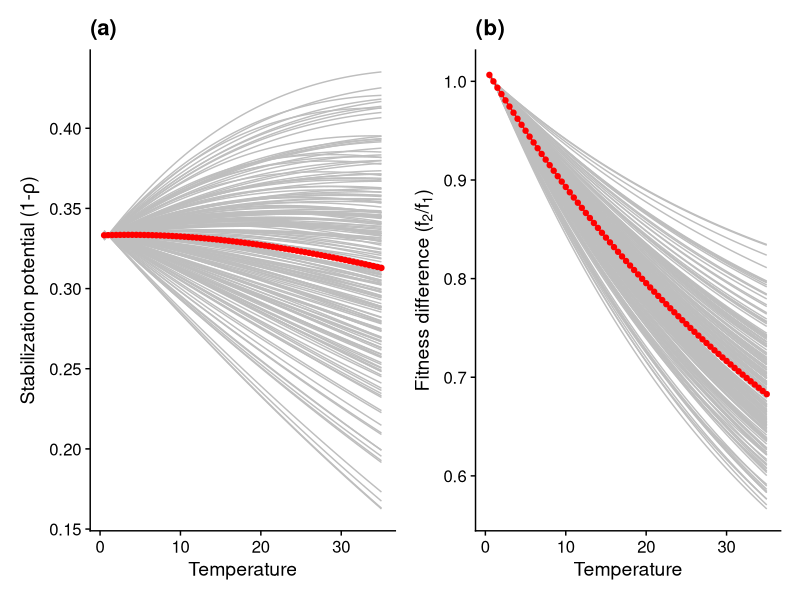
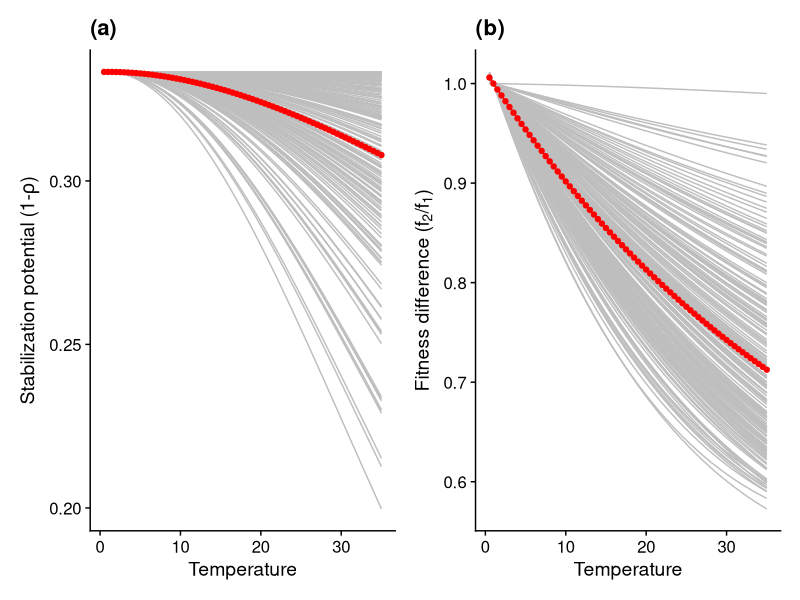
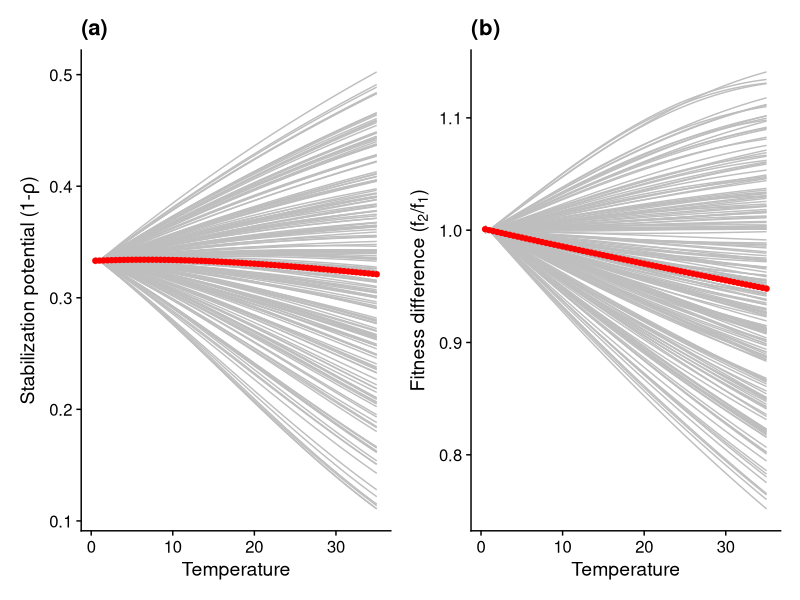
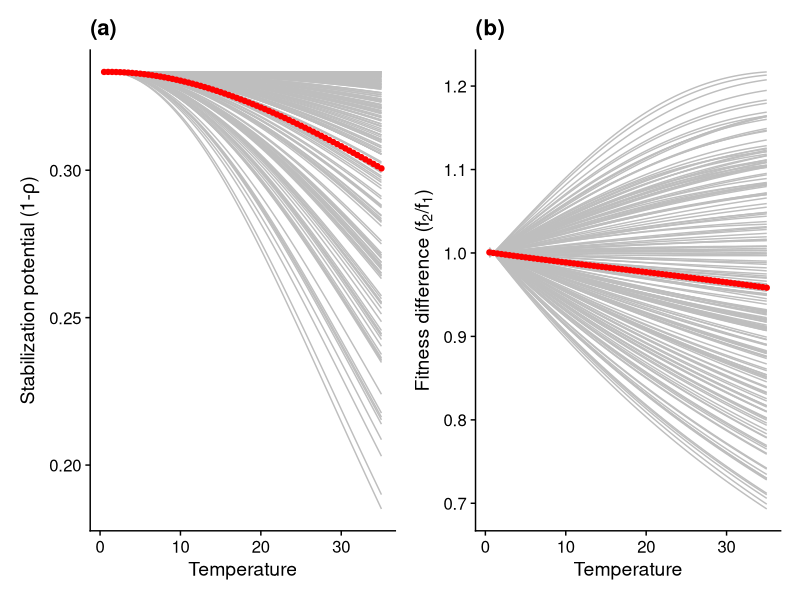
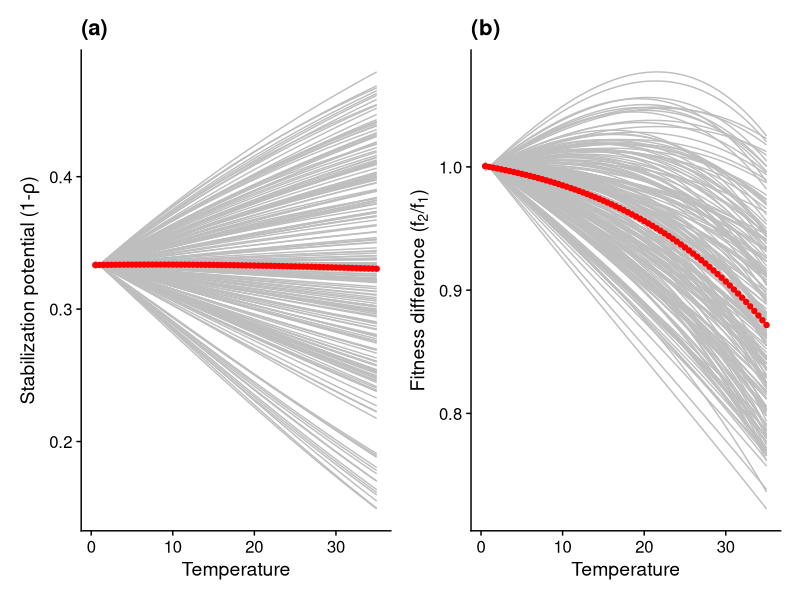
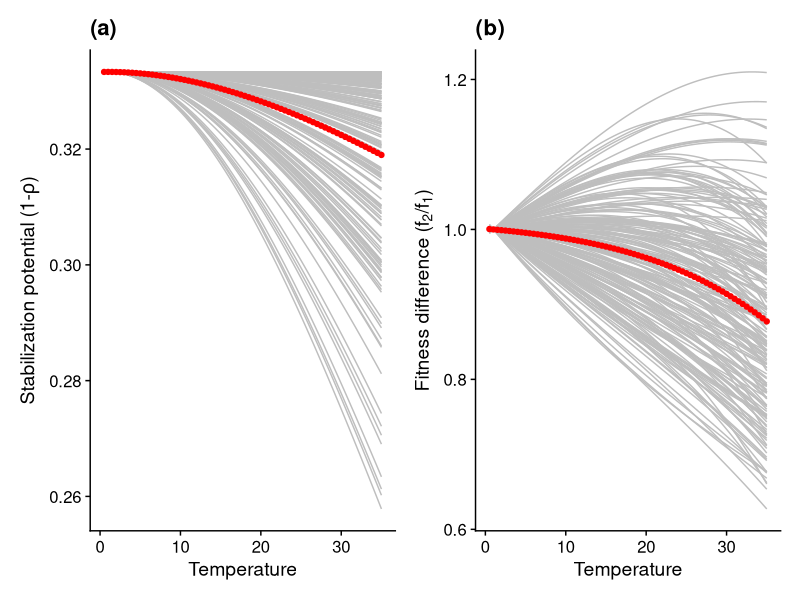
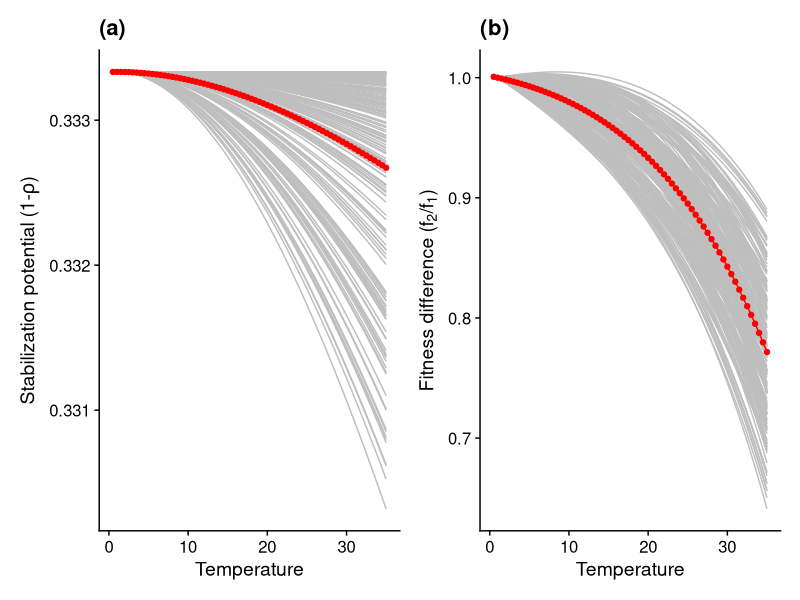
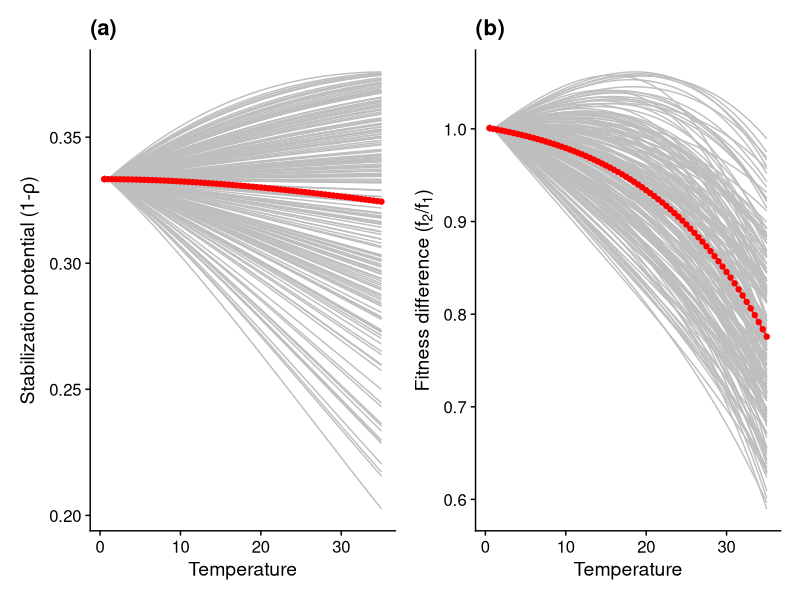

R code for these plots, in order:
### PJK Apr 30 2020
library(tidyverse)
library(cowplot)
library(patchwork)
theme_set(theme_cowplot())



### Arrhenius function to model the temperature dependence
arrhenius_function <- function(Temp, E, b1, ref_temp = 1) {
  k <- 8.62e-05 #Boltzmann's constant
  E <- E # 0.6 # activation energy (eV)
  T <- Temp+273.15 #range of temp in K
  Tc <- ref_temp+273.15 #reference temperature
  
  metabolism<-(b1*exp(1)^(E*(1/(k*Tc)-1/(k*T))))
  return(metabolism)
}


### JB modifying to have two consumer species, 1 and 2, and two resource species, N and P
### Function to calculate MCT components under different temperatures
temp_dependences_MacArthur <- function(T = 25, ref_temp2 = 1,
                                       r_EaN = 0.5, r_EaP = 0.5, 
                                       c_Ea1N = 0.8, c_Ea1P = 0.8, 
                                       c_Ea2N = 0.8, c_Ea2P = 0.8, 
                                       K_EaN = -0.3, K_EaP = -0.3, 
                                       v_EaN = 0.0, v_EaP = 0.0, 
                                       m_Ea1 = 0.6, m_Ea2 = 0.6,
									   C1N_b = 0.2, c2P_b = 0.2,
									   c1P_b = 0.4, c2N_b = 0.4
									   ){
  
  # resource growth rates
  rN = arrhenius_function(Temp = T, E = r_EaN, b1 = 0.05) 
  rP = arrhenius_function(Temp = T, E = r_EaP, b1 = 0.05) 
  
  # resource carrying capacity
  KN = arrhenius_function(Temp = T, E = K_EaN, b1 = 2) 
  KP = arrhenius_function(Temp = T, E = K_EaP, b1 = 2) 
  
  # cij = per capita consumption of comsumer i on resource j
  c1N = arrhenius_function(Temp = T, E = c_Ea1N, b1 = C1N_b)
  c1P = arrhenius_function(Temp = T, E = c_Ea1P, b1 = c1P_b) ## species 1 consumes more P than N
  c2N = arrhenius_function(Temp = T, E = c_Ea2N, b1 = c2N_b) ## species 2 consumes more N than P
  c2P = arrhenius_function(Temp = T, E = c_Ea2P, b1 = c2P_b) 
  
  # vij = conversion factor that converts resource j into biomass of consumer i
  v1N = arrhenius_function(Temp = T, E = v_EaN, b1 = 0.2)
  v2N = arrhenius_function(Temp = T, E = v_EaN, b1 = 0.4) ## species 2 converts N more efficiently 
  v1P = arrhenius_function(Temp = T, E = v_EaP, b1 = 0.4) ## species 1 converts P more efficiently 
  v2P = arrhenius_function(Temp = T, E = v_EaP, b1 = 0.2)
  
  # mortality rates
  m1 = arrhenius_function(Temp = T, E = m_Ea1, b1 = 0.01)
  m2 = arrhenius_function(Temp = T, E = m_Ea2, b1 = 0.01)
  
  # Absolute competition coefficients
  beta11 = v1N * c1N * (KN/rN) * c1N + v1P * c1P * (KP/rP) * c1P ### intra
  beta12 = v1N * c1N * (KN/rN) * c2N + v1P * c1P * (KP/rP) * c2P ### inter
  beta22 = v2N * c2N * (KN/rN) * c2N + v2P * c2P * (KP/rP) * c2P ### intra
  beta21 = v2N * c2N * (KN/rN) * c1N + v2P * c2P * (KP/rP) * c1P ### inter
  
  
  g1 = v1N * c1N * KN + v1P * c1P * KP - m1 ### growth rate of the consumer 1
  g2 = v2N * c2N * KN + v2P * c2P * KP - m2 ### growth rate of consumer 2
  
  # Relative competition coefficients 
  a11 = beta11 / g1
  a21 = beta21 / g2
  a22 = beta22 / g2
  a12 = beta12 / g1
  
  # MCT components
  rho <- sqrt((a12*a21)/(a11*a22)) #niche overlap
  stabil_potential <- 1 - rho #stabilizing potential
  fit_ratio <- sqrt((a11*a12)/(a22*a21))  #fitness ratio
  coexist <- rho < fit_ratio &  fit_ratio < 1/rho
  
  # report results
  data.frame(T = T, 
             a11 = a11, a12 = a12, a22 = a22, a21 = a21, g1 = g1, g2 = g2,
             stabil_potential = stabil_potential, fit_ratio = fit_ratio, rho = rho, coexist = coexist, 
             m1 = m1, m2 = m2, rN = rN, rP = rP, KN = KN, KP = KP,
             c1N = c1N,  c1P = c1P,  c2N = c2N, c2P = c2P)
}



### Function to plot: parameter values, consumption vector slopes, ND & FD
plot_MacArthur <- function(Data.parameter, Data.temperature){
  
  # panel a: parameter value ~ temperature | species
  panel.a = 
    ggplot(Data.parameter, 
           aes(x = T, y = value, col = parameter)) +
    geom_point() +
    xlab("Temperature") +
    ylab(label = "Parameter value") + 
    ggtitle("(a)") +
    theme(legend.position = "bottom")
  
  # panel b: consumption vector slope ~ temperature | species
  Temp = data.frame(T = Data.temperature$T, 
                    slope1 = Data.temperature$c1P / Data.temperature$c1N, 
                    slope2 = Data.temperature$c2P / Data.temperature$c2N)
  Temp = Temp %>% gather(value=value, key=parameter, -T)
  panel.b = 
    ggplot(Temp, 
           aes(x = T, y = value, col = parameter)) +
    geom_point() +
    geom_hline(yintercept = 1, linetype=5) +
    xlab("Temperature") +
    ylab("Parameter value") + 
    ggtitle("(b)") +
    theme(legend.position = "bottom")
  
  # panel c: ND ~ temperature
  panel.c = 
    Data.temperature %>%
    filter((g1 > 0) & (g2 > 0)) %>%
    ggplot(aes(x = T, y = stabil_potential, col = T)) +
    geom_point() +
    scale_color_viridis_c("Temperature", end = 0.8) +
    xlab("Temperature") +
    ylab(expression(paste("Stabilization potential (1-", rho, ")"))) + 
    ggtitle("(c)") +
    theme(legend.position = "bottom")
  
  # panel d: FD ~ temperature
  panel.d = 
    Data.temperature %>%
    filter((g1 > 0) & (g2 > 0)) %>%
    ggplot(aes(x = T, y = fit_ratio, col = T)) +
    geom_point() +
    scale_color_viridis_c("Temperature", end = 0.8) +
    xlab("Temperature") +
    ylab(expression(paste("Fitness difference (", f[2], "/", f[1], ")"))) + 
    ggtitle("(d)") +
    theme(legend.position = "bottom")
  
  # panel e: FD ~ ND
  panel.e = 
    Data.temperature %>%
    filter((g1 > 0) & (g2 > 0)) %>%
    ggplot(aes(x = stabil_potential, y = fit_ratio, col = T)) +
    geom_point() +
    geom_ribbon(data = data.frame(x = seq(min(Data.temperature$stabil_potential)*0.99, max(Data.temperature$stabil_potential)*1.01, 0.001)),
                aes(x = x,
                    y = NULL, 
                    ymin = 1-x,
                    ymax = 1/(1-x)),
                fill = "grey", color = "black", alpha = 0.3) +
    geom_hline(yintercept = 1, linetype=5) +
    scale_x_continuous(expand=c(0, 0)) + 
    scale_color_viridis_c("Temperature", end = 0.8) +
    xlab(expression(paste("Stabilization potential (1-", rho, ")"))) +
    ylab(expression(paste("Fitness difference (", f[2], "/", f[1], ")"))) + 
    ggtitle("(e)") +
    theme(legend.position = "bottom")
  
  # Combine panels
  return(panel.a + panel.b + panel.c + panel.d + panel.e + plot_layout(nrow=1))
  
}



### Function to plot: alpha, competitive impact, sensitivity to competition
plot_MacArthur_alpha <- function(Data.temperature){
  
  # panel a: alpha ~ temperature | species
  Data.alpha = Data.temperature[, c("T", "a11", "a12", "a22", "a21")] %>% gather(value=value, key=parameter, -T)
  panel.a = 
    ggplot(Data.alpha, 
           aes(x = T, y = value, col = parameter)) +
    geom_point() +
    scale_color_manual(values=c("a11"="#08519c", "a21"="#6baed6", "a22"="#a50f15", "a12"="#fb6a4a")) + 
    xlab("Temperature") +
    ylab(expression(alpha[ij])) + 
    ggtitle("(a)") +
    theme(legend.position = "bottom")
  
  # panel b: relative impact ~ temperature | species
  Temp = data.frame(T = Data.temperature$T, 
                    rel.impact1 = Data.temperature$a21 / Data.temperature$a11, 
                    rel.impact2 = Data.temperature$a12 / Data.temperature$a22)
  Temp = Temp %>% gather(value=value, key=parameter, -T)
  panel.b = 
    ggplot(Temp, 
           aes(x = T, y = value, col = parameter)) +
    geom_point() +
    scale_color_manual(values=c("rel.impact1"="#08519c", "rel.impact2"="#a50f15")) + 
    xlab("Temperature") +
    ylab(expression(paste("Relative impact (", alpha[ji], "/", alpha[ii], ")"))) + 
    ggtitle("(b)") +
    theme(legend.position = "bottom")
  
  # panel c: sensitivity to competition ~ temperature | species
  Temp2 = data.frame(T = Data.temperature$T, 
                     sen1 = Data.temperature$a12 * Data.temperature$a11, 
                     sen2 = Data.temperature$a21 * Data.temperature$a22)
  Temp2 = Temp2 %>% gather(value=value, key=parameter, -T)
  panel.c = 
    ggplot(Temp2, 
           aes(x = T, y = value, col = parameter)) +
    geom_point() +
    scale_color_manual(values=c("sen1"="#08519c", "sen2"="#a50f15")) + 
    xlab("Temperature") +
    ylab(expression(paste("Sensitivity (", alpha[ii], "*", alpha[ij], ")"))) + 
    ggtitle("(c)") +
    theme(legend.position = "bottom")
  
  # Combine panels
  return(panel.a + panel.b + panel.c + plot_layout(nrow=1))
  
}


### Function to plot: ND & FD under random assembled species
plot_MacArthur_random <- function(Data.temperature){

  # Get mean response 
  average = 
    Data.temperature %>%
    group_by(T) %>%
    summarise(mean.stabil = mean(stabil_potential), 
              mean.fit = mean(fit_ratio))
  
  # panel a: ND ~ temperature
  panel.a = 
    Data.temperature %>%
    filter((g1 > 0) & (g2 > 0)) %>%
    ggplot(aes(x = T, y = stabil_potential, group=Trial)) +
    geom_line(col="grey") +
    geom_point(data = average, aes(x = T, y = mean.stabil, group = NULL), col="red") +
    geom_line(data = average, aes(x = T, y = mean.stabil, group=NULL), col="red") +
    xlab("Temperature") +
    ylab(expression(paste("Stabilization potential (1-", rho, ")"))) + 
    ggtitle("(a)") +
    theme(legend.position = "bottom")
  
  # panel b: FD ~ temperature
  panel.b = 
    Data.temperature %>%
    filter((g1 > 0) & (g2 > 0)) %>%
    ggplot(aes(x = T, y = fit_ratio, group=Trial)) +
    geom_line(col="grey") +
    geom_point(data = average, aes(x = T, y = mean.fit, group = NULL), col="red") +
    geom_line(data = average, aes(x = T, y = mean.fit, group=NULL), col="red") +
    xlab("Temperature") +
    ylab(expression(paste("Fitness difference (", f[2], "/", f[1], ")"))) + 
    ggtitle("(b)") +
    theme(legend.position = "bottom")
  
  # # panel c: FD ~ ND
  # panel.c = 
    # Data.temperature %>%
    # filter((g1 > 0) & (g2 > 0)) %>%
    # ggplot(aes(x = stabil_potential, y = fit_ratio, group=Trial)) +
    # geom_point(col="grey") +
    # geom_point(data = average, aes(x = mean.stabil, y = mean.fit, group = NULL), col="red") +
    # geom_line(data = average, aes(x = mean.stabil, y = mean.fit, group=NULL), col="red") +
    # geom_ribbon(data = data.frame(x = seq(min(Data.temperature$stabil_potential)*0.99, max(Data.temperature$stabil_potential)*1.01, 0.001)),
    #             aes(x = x,
    #                 y = NULL,
    #                 ymin = 1-x,
    #                 ymax = 1/(1-x),
    #                 group = NULL),
    #             fill = "grey", color = "black", alpha = 0.3) +
    # geom_hline(yintercept = 1, linetype=5) +
    # scale_x_continuous(expand=c(0, 0)) +
    # scale_color_viridis_c("Temperature", end = 0.8) +
    # xlab(expression(paste("Stabilization potential (1-", rho, ")"))) +
    # ylab(expression(paste("Fitness difference (", f[2], "/", f[1], ")"))) +
    # ggtitle("(c)") +
    # theme(legend.position = "bottom")
  
  # Combine panels
  return(panel.a + panel.b + plot_layout(nrow=1))
  
}

### SIMULATE !
### r varies with temperature & species have different activation energy for r (benefitting Sp1: r_Ea2 > r_Ea1)
# ### Other parameters vary with temperature (same AE between species for other parameters) 
# Data.temperature.r = temp_dependences_MacArthur(T = seq(0, 35, by = 0.1), 
#                                                 r_Ea1 = 0.3, r_Ea2 = 0.5, 
#                                                 K_Ea1 = -0.3, K_Ea2 = -0.3, 
#                                                 c_Ea11 = 0.8, c_Ea12 = 0.8, 
#                                                 c_Ea21 = 0.8, c_Ea22 = 0.8, 
#                                                 v_Ea1 = 0.0, v_Ea2 = 0.0, 
#                                                 m_Ea1 = 0.6, m_Ea2 = 0.6)

# ### Other parameters do not vary with temperature (AE=0) to disentangle underlying mechanism 
# ### Patterns are similar with previous simulations
# Data.temperature.r = temp_dependences_MacArthur(T = seq(0, 35, by = 0.1), 
#                                                 r_EaN = 0.3, r_EaP = 0.5, 
#                                                 K_EaN = -0.0, K_EaP = -0.0, 
#                                                 c_Ea1N = 0.0, c_Ea1P = 0.0, 
#                                                 c_Ea2N = 0.0, c_Ea2P = 0.0, 
#                                                 v_EaN = 0.0, v_EaP = 0.0, 
#                                                 m_Ea1 = 0.0, m_Ea2 = 0.0)
# Data.parameter.r = Data.temperature.r[, c("T", "rN", "rP")] %>% gather(value=value, key=parameter, -T)
# Plot.r = plot_MacArthur(Data.parameter.r, Data.temperature.r)
# Plot.alpha.r = plot_MacArthur_alpha(Data.temperature.r)
# ggsave(file="figures/joey-exploring/MacArthur-scenario-r-unequal-vs.png", plot = Plot.r, device = "png", width=17.5, height=4)
# ggsave(file="figures/joey-exploring/MacArthur-scenario-r-alpha.png", plot = Plot.alpha.r, device = "png", width=10.5, height=4)

### Mean reference species vs. Random target species
times = 200
Random.r = as.data.frame(matrix(0, length(seq(0.5, 35, by = 0.5)) * times, 21 + 1))
for(i in 1:times){
  temp = temp_dependences_MacArthur(T = seq(0.5, 35, by = 0.5),
                                    r_EaN = 0.3, r_EaP = 0.3 * 1.5,
                                    K_EaN = -0.3, K_EaP = -0.3 * runif(1, 0.9, 1.1),
                                    c_Ea1N = 0.8, c_Ea1P = 0.8,
                                    c_Ea2N = 0.8 * runif(1, 0.9, 1.1), c_Ea2P = 0.8 * runif(1, 0.9, 1.1),
                                    v_EaN = 0.0, v_EaP = 0.0,
                                    m_Ea1 = 0.6, m_Ea2 = 0.6 * runif(1, 0.9, 1.1))
  temp$Trial = rep(i, length(seq(0.5, 35, by = 0.5)))
  Random.r[(length(seq(0.5, 35, by = 0.5)) * (i - 1) + 1) : ((length(seq(0.5, 35, by = 0.5))) * (i - 1) + length(seq(0.5, 35, by = 0.5))), ] = temp
  names(Random.r) = names(temp)
}
Plot.r.random = plot_MacArthur_random(Random.r)
ggsave(filename ="../figures/RandomTargetSpecies/RandomMacArthur_r.pdf", plot = Plot.r.random, device = "pdf", width=8, height=4)

### Random reference species vs. Deviate-one-trait target species
times = 200
Random.ref.r = as.data.frame(matrix(0, length(seq(0.5, 35, by = 0.5)) * times, 21 + 1))
for(i in 1:times){
  Rand_r_EaN = 0.3 * runif(1, 0.9, 1.1)
  Rand_K_EaN = -0.3 * runif(1, 0.9, 1.1)
  Rand_c_Ea1N = 0.8 * runif(1, 0.9, 1.1)
  Rand_c_Ea1P = 0.8 * runif(1, 0.9, 1.1)
  Rand_v_EaN = 0.0
  Rand_m_Ea1 = 0.6 * runif(1, 0.9, 1.1)
  temp = temp_dependences_MacArthur(T = seq(0.5, 35, by = 0.5),
                                    r_EaN = Rand_r_EaN, r_EaP = Rand_r_EaN * 1.5,
                                    K_EaN = Rand_K_EaN, K_EaP = Rand_K_EaN,
                                    c_Ea1N = Rand_c_Ea1N, c_Ea1P = Rand_c_Ea1P,
                                    c_Ea2N = Rand_c_Ea1N, c_Ea2P = Rand_c_Ea1P,
                                    v_EaN = Rand_v_EaN, v_EaP = Rand_v_EaN,
                                    m_Ea1 = Rand_m_Ea1, m_Ea2 = Rand_m_Ea1)
  temp$Trial = rep(i, length(seq(0.5, 35, by = 0.5)))
  Random.ref.r[(length(seq(0.5, 35, by = 0.5)) * (i - 1) + 1) : ((length(seq(0.5, 35, by = 0.5))) * (i - 1) + length(seq(0.5, 35, by = 0.5))), ] = temp
  names(Random.ref.r) = names(temp)
}
Plot.r.random.ref = plot_MacArthur_random(Random.ref.r)
ggsave(filename ="../figures/RandomReferenceSpecies/RandomMacArthur_r.pdf", plot = Plot.r.random.ref, device = "pdf", width=8, height=4)


### K varies with temperature & species have different activation energy for K (benefitting Sp1: K_Ea2 > K_Ea1)
# ### Other parameters vary with temperature (same AE between species for other parameters) 
# Data.temperature.K = temp_dependences_MacArthur(T = seq(0, 35, by = 0.1), 
#                                                 r_Ea1 = 0.5, r_Ea2 = 0.5, 
#                                                 K_Ea1 = -0.3, K_Ea2 = -0.1, 
#                                                 c_Ea11 = 0.8, c_Ea12 = 0.8, 
#                                                 c_Ea21 = 0.8, c_Ea22 = 0.8, 
#                                                 v_Ea1 = 0.0, v_Ea2 = 0.0, 
#                                                 m_Ea1 = 0.6, m_Ea2 = 0.6)

# ### Other parameters do not vary with temperature (AE=0) to disentangle underlying mechanism
# ### Patterns are similar with previous simulations
# Data.temperature.K = temp_dependences_MacArthur(T = seq(0, 35, by = 0.1), 
#                                                 r_EaN = 0.0, r_EaP = 0.0, 
#                                                 K_EaN = -0.3, K_EaP = -0.1, 
#                                                 c_Ea1N = 0.0, c_Ea1P = 0.0, 
#                                                 c_Ea2N = 0.0, c_Ea2P = 0.0, 
#                                                 v_EaN = 0.0, v_EaP = 0.0, 
#                                                 m_Ea1 = 0.0, m_Ea2 = 0.0)
# Data.parameter.K = Data.temperature.K[, c("T", "KN", "KP")] %>% gather(value=value, key=parameter, -T)
# Plot.K = plot_MacArthur(Data.parameter.K, Data.temperature.K)
# Plot.alpha.K = plot_MacArthur_alpha(Data.temperature.K)
# ggsave(file="figures/joey-exploring/MacArthur-scenario-K.png", plot=Plot.K, device = "png", width=17.5, height=4)
# ggsave(file="figures/joey-exploring/MacArthur-scenario-K-alpha.png", plot=Plot.alpha.K, device = "png", width=10.5, height=4)

### Mean reference species vs. Random target species
times = 200
Random.K = as.data.frame(matrix(0, length(seq(0.5, 35, by = 0.5)) * times, 21 + 1))
for(i in 1:times){
  temp = temp_dependences_MacArthur(T = seq(0.5, 35, by = 0.5),
                                    r_EaN = 0.3, r_EaP = 0.3 * runif(1, 0.9, 1.1),
                                    K_EaN = -0.3, K_EaP = -0.3 * 0.5,
                                    c_Ea1N = 0.8, c_Ea1P = 0.8,
                                    c_Ea2N = 0.8 * runif(1, 0.9, 1.1), c_Ea2P = 0.8 * runif(1, 0.9, 1.1),
                                    v_EaN = 0.0, v_EaP = 0.0,
                                    m_Ea1 = 0.6, m_Ea2 = 0.6 * runif(1, 0.9, 1.1))
  temp$Trial = rep(i, length(seq(0.5, 35, by = 0.5)))
  Random.K[(length(seq(0.5, 35, by = 0.5)) * (i - 1) + 1) : ((length(seq(0.5, 35, by = 0.5))) * (i - 1) + length(seq(0.5, 35, by = 0.5))), ] = temp
  names(Random.K) = names(temp)
}
Plot.K.random = plot_MacArthur_random(Random.K)
ggsave(filename ="../figures/RandomTargetSpecies/RandomMacArthur_K.pdf", plot = Plot.K.random, device = "pdf", width=8, height=4)

### Random reference species vs. Deviate-one-trait target species
times = 200
Random.ref.K = as.data.frame(matrix(0, length(seq(0.5, 35, by = 0.5)) * times, 21 + 1))
for(i in 1:times){
  Rand_r_EaN = 0.3 * runif(1, 0.9, 1.1)
  Rand_K_EaN = -0.3 * runif(1, 0.9, 1.1)
  Rand_c_Ea1N = 0.8 * runif(1, 0.9, 1.1)
  Rand_c_Ea1P = 0.8 * runif(1, 0.9, 1.1)
  Rand_v_EaN = 0.0
  Rand_m_Ea1 = 0.6 * runif(1, 0.9, 1.1)
  temp = temp_dependences_MacArthur(T = seq(0.5, 35, by = 0.5),
                                    r_EaN = Rand_r_EaN, r_EaP = Rand_r_EaN,
                                    K_EaN = Rand_K_EaN, K_EaP = Rand_K_EaN * 0.5,
                                    c_Ea1N = Rand_c_Ea1N, c_Ea1P = Rand_c_Ea1P,
                                    c_Ea2N = Rand_c_Ea1N, c_Ea2P = Rand_c_Ea1P,
                                    v_EaN = Rand_v_EaN, v_EaP = Rand_v_EaN,
                                    m_Ea1 = Rand_m_Ea1, m_Ea2 = Rand_m_Ea1)
  temp$Trial = rep(i, length(seq(0.5, 35, by = 0.5)))
  Random.ref.K[(length(seq(0.5, 35, by = 0.5)) * (i - 1) + 1) : ((length(seq(0.5, 35, by = 0.5))) * (i - 1) + length(seq(0.5, 35, by = 0.5))), ] = temp
  names(Random.ref.K) = names(temp)
}
Plot.K.random.ref = plot_MacArthur_random(Random.ref.K)
ggsave(filename ="../figures/RandomReferenceSpecies/RandomMacArthur_K.pdf", plot = Plot.K.random.ref, device = "pdf", width=8, height=4)


### m varies with temperature & species have different activation energy for m (benefitting Sp1: m_Ea1 < m_Ea2)
# ### Other parameters vary with temperature (same AE between species for other parameters) 
# Data.temperature.m = temp_dependences_MacArthur(T = seq(0, 35, by = 0.1), 
#                                                 r_Ea1 = 0.5, r_Ea2 = 0.5, 
#                                                 K_Ea1 = -0.3, K_Ea2 = -0.3, 
#                                                 c_Ea11 = 0.8, c_Ea12 = 0.8, 
#                                                 c_Ea21 = 0.8, c_Ea22 = 0.8, 
#                                                 v_Ea1 = 0.0, v_Ea2 = 0.0, 
#                                                 m_Ea1 = 0.4, m_Ea2 = 0.6)

# ### Other parameters do not vary with temperature (AE=0) to disentangle underlying mechanism
# ### Patterns are similar with previous simulations
# Data.temperature.m = temp_dependences_MacArthur(T = seq(0, 35, by = 0.1), 
#                                                 r_EaN = 0.0, r_EaP = 0.0, 
#                                                 K_EaN = -0.0, K_EaP = -0.0, 
#                                                 c_Ea1N = 0.0, c_Ea1P = 0.0, 
#                                                 c_Ea2N = 0.0, c_Ea2P = 0.0, 
#                                                 v_EaN = 0.0, v_EaP = 0.0, 
#                                                 m_Ea1 = 0.4, m_Ea2 = 0.6)
# Data.parameter.m = Data.temperature.m[, c("T", "m1", "m2")] %>% gather(value=value, key=parameter, -T)
# Plot.m = plot_MacArthur(Data.parameter.m, Data.temperature.m)
# Plot.alpha.m = plot_MacArthur_alpha(Data.temperature.m)
# ggsave(file="figures/joey-exploring/MacArthur-scenario-m.png", plot=Plot.m, device = "png", width=17.5, height=4)
# ggsave(file="figures/joey-exploring/MacArthur-scenario-m-alpha.png", plot=Plot.alpha.m, device = "png", width=10.5, height=4)

### Mean reference species vs. Random target species
times = 200
Random.m = as.data.frame(matrix(0, length(seq(0.5, 35, by = 0.5)) * times, 21 + 1))
for(i in 1:times){
  temp = temp_dependences_MacArthur(T = seq(0.5, 35, by = 0.5),
                                    r_EaN = 0.3, r_EaP = 0.3 * runif(1, 0.9, 1.1),
                                    K_EaN = -0.3, K_EaP = -0.3 * runif(1, 0.9, 1.1),
                                    c_Ea1N = 0.8, c_Ea1P = 0.8,
                                    c_Ea2N = 0.8 * runif(1, 0.9, 1.1), c_Ea2P = 0.8 * runif(1, 0.9, 1.1),
                                    v_EaN = 0.0, v_EaP = 0.0,
                                    m_Ea1 = 0.6, m_Ea2 = 0.6 * 1.5)
  temp$Trial = rep(i, length(seq(0.5, 35, by = 0.5)))
  Random.m[(length(seq(0.5, 35, by = 0.5)) * (i - 1) + 1) : ((length(seq(0.5, 35, by = 0.5))) * (i - 1) + length(seq(0.5, 35, by = 0.5))), ] = temp
  names(Random.m) = names(temp)
}
Plot.m.random = plot_MacArthur_random(Random.m)
ggsave(filename ="../figures/RandomTargetSpecies/RandomMacArthur_m.pdf", plot = Plot.m.random, device = "pdf", width=8, height=4)

### Random reference species vs. Deviate-one-trait target species
times = 200
Random.ref.m = as.data.frame(matrix(0, length(seq(0.5, 35, by = 0.5)) * times, 21 + 1))
for(i in 1:times){
  Rand_r_EaN = 0.3 * runif(1, 0.9, 1.1)
  Rand_K_EaN = -0.3 * runif(1, 0.9, 1.1)
  Rand_c_Ea1N = 0.8 * runif(1, 0.9, 1.1)
  Rand_c_Ea1P = 0.8 * runif(1, 0.9, 1.1)
  Rand_v_EaN = 0.0
  Rand_m_Ea1 = 0.6 * runif(1, 0.9, 1.1)
  temp = temp_dependences_MacArthur(T = seq(0.5, 35, by = 0.5),
                                    r_EaN = Rand_r_EaN, r_EaP = Rand_r_EaN,
                                    K_EaN = Rand_K_EaN, K_EaP = Rand_K_EaN,
                                    c_Ea1N = Rand_c_Ea1N, c_Ea1P = Rand_c_Ea1P,
                                    c_Ea2N = Rand_c_Ea1N, c_Ea2P = Rand_c_Ea1P,
                                    v_EaN = Rand_v_EaN, v_EaP = Rand_v_EaN,
                                    m_Ea1 = Rand_m_Ea1, m_Ea2 = Rand_m_Ea1 * 1.5)
  temp$Trial = rep(i, length(seq(0.5, 35, by = 0.5)))
  Random.ref.m[(length(seq(0.5, 35, by = 0.5)) * (i - 1) + 1) : ((length(seq(0.5, 35, by = 0.5))) * (i - 1) + length(seq(0.5, 35, by = 0.5))), ] = temp
  names(Random.ref.m) = names(temp)
}
Plot.m.random.ref = plot_MacArthur_random(Random.ref.m)
ggsave(filename ="../figures/RandomReferenceSpecies/RandomMacArthur_m.pdf", plot = Plot.m.random.ref, device = "pdf", width=8, height=4)


### c varies with temperature & species have different activation energy for c (benefitting Sp1: c_Ea1i > c_Ea2i)
# ### Other parameters vary with temperature (same AE between species for other parameters) 
# Data.temperature.c = temp_dependences_MacArthur(T = seq(0, 35, by = 0.1),
#                                                 r_Ea1 = 0.5, r_Ea2 = 0.5,
#                                                 K_Ea1 = -0.3, K_Ea2 = -0.3,
#                                                 c_Ea11 = 0.8, c_Ea12 = 0.8,
#                                                 c_Ea21 = 0.6, c_Ea22 = 0.6,
#                                                 v_Ea1 = 0.0, v_Ea2 = 0.0,
#                                                 m_Ea1 = 0.6, m_Ea2 = 0.6)
# Data.parameter.c = Data.temperature.c[, c("T", "c11", "c12", "c21", "c22")] %>% gather(value=value, key=parameter, -T)
# Plot.c = plot_MacArthur(Data.parameter.c, Data.temperature.c)
# Plot.alpha.c = plot_MacArthur_alpha(Data.temperature.c)
# ggsave(file="../figures/MacArthur-scenario-c-2.png", plot=Plot.c, device = "png", width=17.5, height=4)
# ggsave(file="../figures/MacArthur-scenario-c-alpha-2.png", plot=Plot.alpha.c, device = "png", width=10.5, height=4)

# ### Other parameters do not vary with temperature (AE=0) to disentangle underlying mechanism
# ### Patterns are different with previous simulations, indicating interactive effect among parameters
# Data.temperature.c = temp_dependences_MacArthur(T = seq(0, 35, by = 0.1), 
#                                                 r_EaN = 0.0, r_EaP = 0.0, 
#                                                 K_EaN = -0.0, K_EaP = -0.0, 
#                                                 c_Ea1N = 0.8, c_Ea1P = 0.8, 
#                                                 c_Ea2N = 0.6, c_Ea2P = 0.6, 
#                                                 v_EaN = 0.0, v_EaP = 0.0, 
#                                                 m_Ea1 = 0.0, m_Ea2 = 0.0)
# Data.parameter.c = Data.temperature.c[, c("T", "c1N", "c1P", "c2N", "c2P")] %>% gather(value=value, key=parameter, -T)
# Plot.c = plot_MacArthur(Data.parameter.c, Data.temperature.c)
# Plot.alpha.c = plot_MacArthur_alpha(Data.temperature.c)
# ggsave(file="figures/joey-exploring/MacArthur-scenario-c.png", plot=Plot.c, device = "png", width=17.5, height=4)
# ggsave(file="figures/joey-exploring/MacArthur-scenario-c-alpha.png", plot=Plot.alpha.c, device = "png", width=10.5, height=4)

### Mean reference species vs. Random target species
times = 200
Random.c = as.data.frame(matrix(0, length(seq(0.5, 35, by = 0.5)) * times, 21 + 1))
for(i in 1:times){
  temp = temp_dependences_MacArthur(T = seq(0.5, 35, by = 0.5),
                                    r_EaN = 0.3, r_EaP = 0.3 * runif(1, 0.9, 1.1),
                                    K_EaN = -0.3, K_EaP = -0.3 * runif(1, 0.9, 1.1),
                                    c_Ea1N = 0.8, c_Ea1P = 0.8,
                                    c_Ea2N = 0.8 * 0.5, c_Ea2P = 0.8 * 0.5,
                                    v_EaN = 0.0, v_EaP = 0.0,
                                    m_Ea1 = 0.6, m_Ea2 = 0.6 * runif(1, 0.9, 1.1))
  temp$Trial = rep(i, length(seq(0.5, 35, by = 0.5)))
  Random.c[(length(seq(0.5, 35, by = 0.5)) * (i - 1) + 1) : ((length(seq(0.5, 35, by = 0.5))) * (i - 1) + length(seq(0.5, 35, by = 0.5))), ] = temp
  names(Random.c) = names(temp)
}
Plot.c.random = plot_MacArthur_random(Random.c)
ggsave(filename ="../figures/RandomTargetSpecies/RandomMacArthur_c.pdf", plot = Plot.c.random, device = "pdf", width=8, height=4)

### Random reference species vs. Deviate-one-trait target species
times = 200
Random.ref.c = as.data.frame(matrix(0, length(seq(0.5, 35, by = 0.5)) * times, 21 + 1))
for(i in 1:times){
  Rand_r_EaN = 0.3 * runif(1, 0.9, 1.1)
  Rand_K_EaN = -0.3 * runif(1, 0.9, 1.1)
  Rand_c_Ea1N = 0.8 * runif(1, 0.9, 1.1)
  Rand_c_Ea1P = 0.8 * runif(1, 0.9, 1.1)
  Rand_v_EaN = 0.0
  Rand_m_Ea1 = 0.6 * runif(1, 0.9, 1.1)
  temp = temp_dependences_MacArthur(T = seq(0.5, 35, by = 0.5),
                                    r_EaN = Rand_r_EaN, r_EaP = Rand_r_EaN,
                                    K_EaN = Rand_K_EaN, K_EaP = Rand_K_EaN,
                                    c_Ea1N = Rand_c_Ea1N, c_Ea1P = Rand_c_Ea1P,
                                    c_Ea2N = Rand_c_Ea1N * 0.5, c_Ea2P = Rand_c_Ea1P * 0.5,
                                    v_EaN = Rand_v_EaN, v_EaP = Rand_v_EaN,
                                    m_Ea1 = Rand_m_Ea1, m_Ea2 = Rand_m_Ea1)
  temp$Trial = rep(i, length(seq(0.5, 35, by = 0.5)))
  Random.ref.c[(length(seq(0.5, 35, by = 0.5)) * (i - 1) + 1) : ((length(seq(0.5, 35, by = 0.5))) * (i - 1) + length(seq(0.5, 35, by = 0.5))), ] = temp
  names(Random.ref.c) = names(temp)
}
Plot.c.random.ref = plot_MacArthur_random(Random.ref.c)
ggsave(filename ="../figures/RandomReferenceSpecies/RandomMacArthur_c.pdf", plot = Plot.c.random.ref, device = "pdf", width=8, height=4)


### preference varies with temperature & species have different activation energy for c (c_Ea11 > c_Ea12 & c_Ea22 > c_Ea21)
# ### Other parameters vary with temperature (same AE between species for other parameters) 
# Data.temperature.p = temp_dependences_MacArthur(T = seq(0, 35, by = 0.1),
#                                                 r_Ea1 = 0.5, r_Ea2 = 0.5,
#                                                 K_Ea1 = -0.3, K_Ea2 = -0.3,
#                                                 c_Ea11 = 0.95, c_Ea12 = 0.65,
#                                                 c_Ea21 = 0.6, c_Ea22 = 0.8,
#                                                 v_Ea1 = 0.0, v_Ea2 = 0.0,
#                                                 m_Ea1 = 0.6, m_Ea2 = 0.6)

# ### Other parameters do not vary with temperature (AE=0) to disentangle underlying mechanism
# ### Patterns are similar with previous simulations
# Data.temperature.p = temp_dependences_MacArthur(T = seq(0, 35, by = 0.1), 
#                                                 r_EaN = 0.0, r_EaP = 0.0, 
#                                                 K_EaN = -0.0, K_EaP = -0.0, 
#                                                 c_Ea1N = 0.95, c_Ea1P = 0.65, 
#                                                 c_Ea2N = 0.6, c_Ea2P = 0.8, 
#                                                 v_EaN = 0.0, v_EaP = 0.0, 
#                                                 m_Ea1 = 0.0, m_Ea2 = 0.0)
# Data.parameter.p = Data.temperature.p[, c("T", "c1N", "c1P", "c2N", "c2P")] %>% gather(value=value, key=parameter, -T)
# Plot.p = plot_MacArthur(Data.parameter.p, Data.temperature.p)
# Plot.alpha.p = plot_MacArthur_alpha(Data.temperature.p)
# ggsave(file="figures/joey-exploring/MacArthur-scenario-p.png", plot=Plot.p, device = "png", width=14, height=4)
# ggsave(file="figures/joey-exploring/MacArthur-scenario-p-alpha.png", plot=Plot.alpha.p, device = "png", width=10.5, height=4)

### Mean reference species vs. Random target species
times = 200
Random.p = as.data.frame(matrix(0, length(seq(0.5, 35, by = 0.5)) * times, 21 + 1))
for(i in 1:times){
  temp = temp_dependences_MacArthur(T = seq(0.5, 35, by = 0.5),
                                    r_EaN = 0.3, r_EaP = 0.3 * runif(1, 0.9, 1.1),
                                    K_EaN = -0.3, K_EaP = -0.3 * runif(1, 0.9, 1.1),
                                    c_Ea1N = 1.0, c_Ea1P = 0.8,
                                    c_Ea2N = 0.8 * 0.5, c_Ea2P = 1.0 * 0.5,
                                    v_EaN = 0.0, v_EaP = 0.0,
                                    m_Ea1 = 0.6, m_Ea2 = 0.6 * runif(1, 0.9, 1.1))
  temp$Trial = rep(i, length(seq(0.5, 35, by = 0.5)))
  Random.p[(length(seq(0.5, 35, by = 0.5)) * (i - 1) + 1) : ((length(seq(0.5, 35, by = 0.5))) * (i - 1) + length(seq(0.5, 35, by = 0.5))), ] = temp
  names(Random.p) = names(temp)
}
Plot.p.random = plot_MacArthur_random(Random.p)
ggsave(filename ="../figures/RandomTargetSpecies/RandomMacArthur_p2.pdf", plot = Plot.p.random, device = "pdf", width=8, height=4)

### Random reference species vs. Deviate-one-trait target species
times = 200
Random.ref.p = as.data.frame(matrix(0, length(seq(0.5, 35, by = 0.5)) * times, 21 + 1))
for(i in 1:times){
  Rand_r_EaN = 0.3 * runif(1, 0.9, 1.1)
  Rand_K_EaN = -0.3 * runif(1, 0.9, 1.1)
  Rand_c_Ea1N = 1.0 * runif(1, 0.9, 1.1)
  Rand_c_Ea1P = 0.8 * runif(1, 0.9, 1.1)
  Rand_v_EaN = 0.0
  Rand_m_Ea1 = 0.6 * runif(1, 0.9, 1.1)
  temp = temp_dependences_MacArthur(T = seq(0.5, 35, by = 0.5),
                                    r_EaN = Rand_r_EaN, r_EaP = Rand_r_EaN,
                                    K_EaN = Rand_K_EaN, K_EaP = Rand_K_EaN,
                                    c_Ea1N = Rand_c_Ea1N, c_Ea1P = Rand_c_Ea1P,
                                    c_Ea2N = Rand_c_Ea1P * 0.5, c_Ea2P = Rand_c_Ea1N * 0.5,
                                    v_EaN = Rand_v_EaN, v_EaP = Rand_v_EaN,
                                    m_Ea1 = Rand_m_Ea1, m_Ea2 = Rand_m_Ea1)
  temp$Trial = rep(i, length(seq(0.5, 35, by = 0.5)))
  Random.ref.p[(length(seq(0.5, 35, by = 0.5)) * (i - 1) + 1) : ((length(seq(0.5, 35, by = 0.5))) * (i - 1) + length(seq(0.5, 35, by = 0.5))), ] = temp
  names(Random.ref.p) = names(temp)
}
Plot.p.random.ref = plot_MacArthur_random(Random.ref.p)
ggsave(filename ="../figures/RandomReferenceSpecies/RandomMacArthur_p1.pdf", plot = Plot.p.random.ref, device = "pdf", width=8, height=4)
